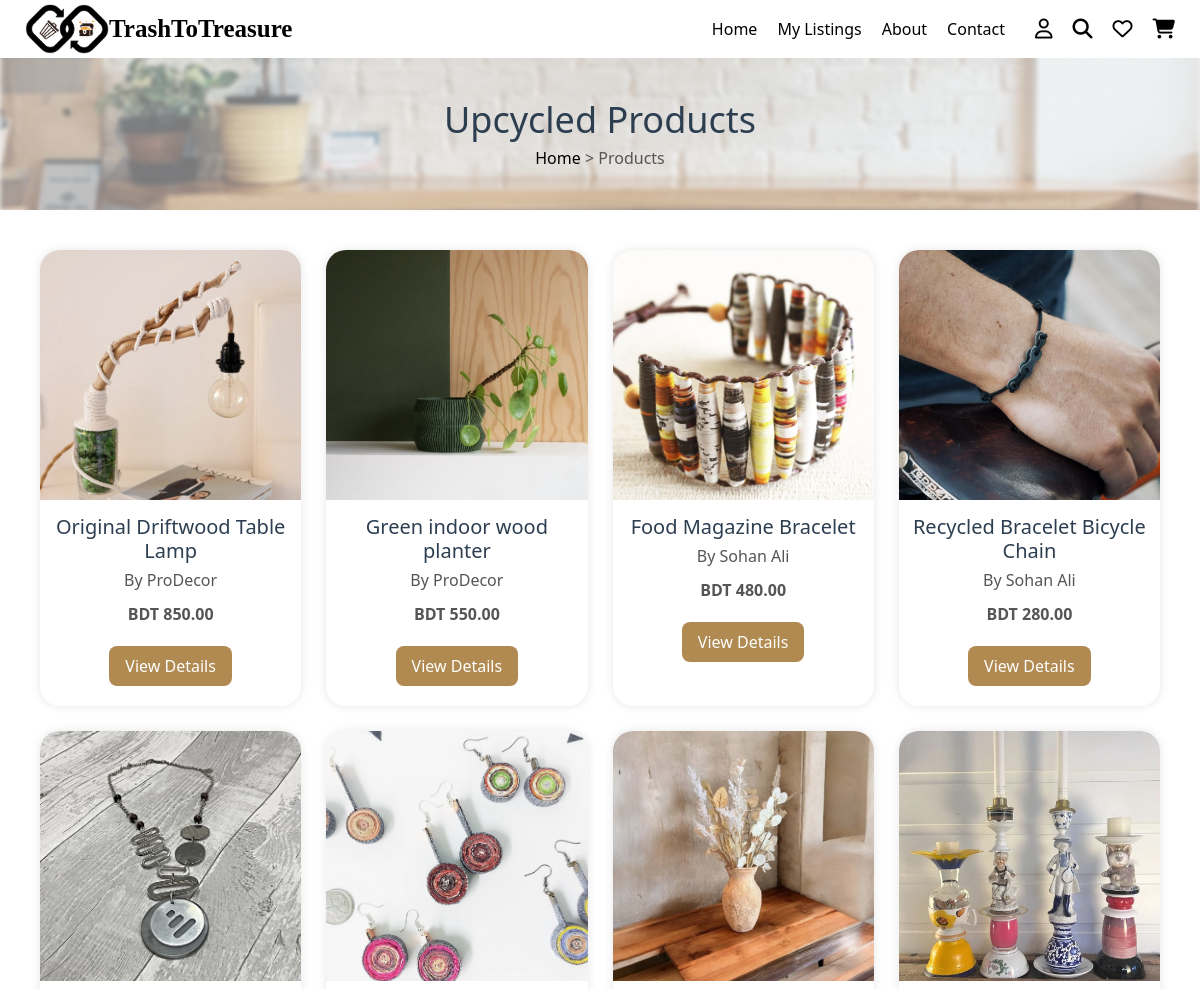
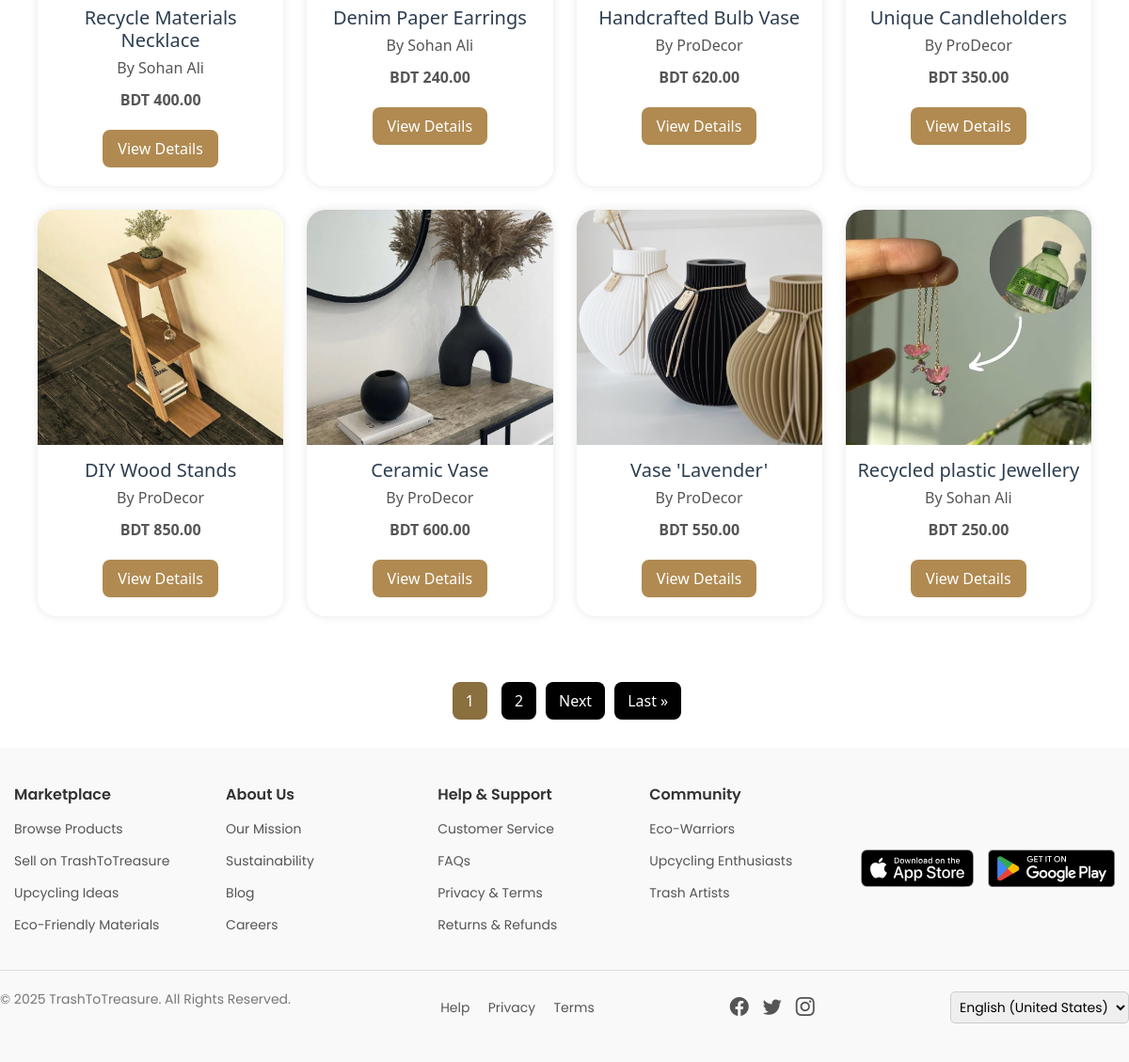
The app's page /upcycled_products/ (signed in), older data (2 pictures, top to bottom).
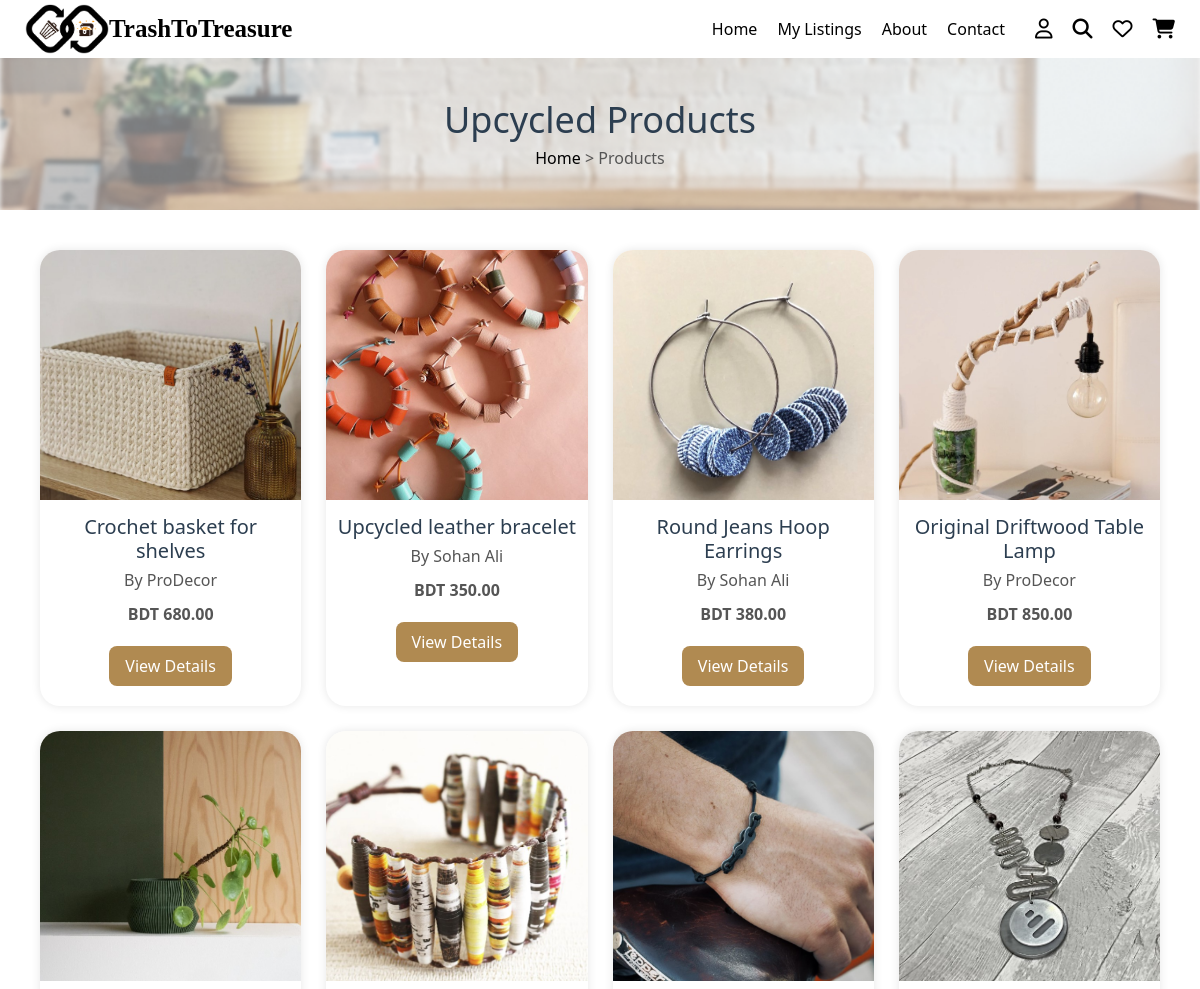
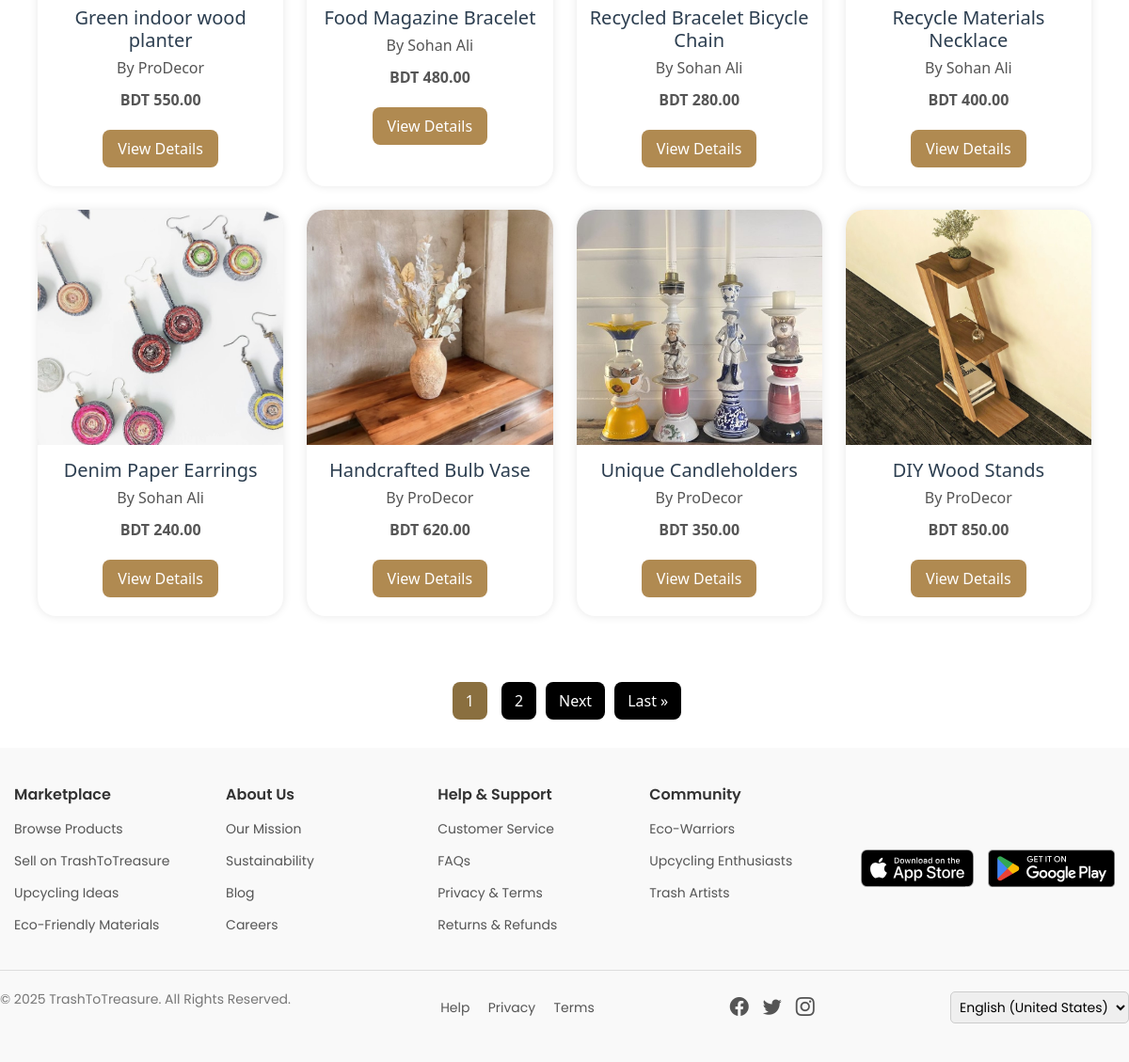
The same page, newer data (2 pictures, top to bottom).
### marketplace/models.py (models this page shows, shortened)
class UpcycledProduct(models.Model):
    product_name = models.CharField(max_length=255, default="")
    category = models.CharField(max_length=100, default="")
    description = models.TextField()
    price = models.DecimalField(max_digits=10, decimal_places=2)
    product_status = models.CharField(max_length=20, choices=PRODUCT_STATUS_CHOICES, default='active')
    artisan = models.ForeignKey(User, on_delete=models.CASCADE, related_name='upcycled_products', null=True, blank=True)
    approval_status = models.BooleanField(default=False)
    stock_availability = models.IntegerField()
    product_images = models.ImageField(upload_to='upcycled_products/', blank=True, null=True)
    location = models.CharField(max_length=255, default="")
    rating = models.DecimalField(max_digits=3, decimal_places=2, default=0.0)
    tags = models.CharField(max_length=255, blank=True, null=True)
    listing_date = models.DateTimeField(auto_now_add=True)
    last_updated = models.DateTimeField(auto_now=True, null=True, blank=True)
    sold_count = models.IntegerField(default=0)
    delivery_status = models.CharField(max_length=20, choices=DELIVERY_STATUS_CHOICES, default='ready')
    slug = models.SlugField(max_length=255, unique=True, blank=True)

### users/models.py (models this page shows, shortened)
class CustomUser(AbstractUser):
    name = models.CharField(max_length=100)
    email = models.EmailField(unique=True)
    phone = models.CharField(max_length=15)
    role = models.CharField(max_length=10, choices=ROLE_CHOICES)
    account_status = models.CharField(max_length=10, choices=ACCOUNT_STATUS_CHOICES, default='active')
    objects = CustomUserManager()  # ✅ Use your custom manager
    REQUIRED_FIELDS = ['email']
    USERNAME_FIELD = 'username'

### marketplace/views.py (the view)
# urls.py: path('upcycled_products/', views.upcycled_products, name='upcycled_products'),
@login_required
def upcycled_products(request):
    products = UpcycledProduct.objects.all().order_by('-id')
    paginator = Paginator(products, 12)  # 12 products per page
    page_number = request.GET.get('page')
    page_obj = paginator.get_page(page_number)
    return render(request, 'upcycled_products.html', {'page_obj': page_obj})

### marketplace/templates/upcycled_products.html (shortened to what this page needs)
{% load static %}
{% include "header.html" %}
<!DOCTYPE html>
<html lang="en">
<head>
    <link rel="stylesheet" href="{% static 'css/buyer_profile.css' %}">
</head>
<body>
<section class="product-banner">
    <h2>Upcycled Products</h2>
    <p><a href="/">Home</a> > Products</p>
</section>
<div class="products-grid">
    {% for product in page_obj %}
        <div class="product-card">
            <img src="{{ product.product_images.url }}" alt="{{ product.product_name }}">
            <h3>{{ product.product_name }}</h3>
            <p>By {{ product.artisan.name }}</p>
            <p><strong>BDT {{ product.price }}</strong></p>
            <a href="{% url 'upcycled_product_details' product.slug %}">View Details</a>
        </div>
    {% endfor %}
</div>
<div class="pagination-wrapper">
    <div class="pagination">
        {% for num in page_obj.paginator.page_range %}
            {% if page_obj.number == num %}
                <strong style="margin: 0 5px;">{{ num }}</strong>
            {% elif num >= page_obj.number|add:'-2' and num <= page_obj.number|add:'2' %}
                <a href="?page={{ num }}">{{ num }}</a>
            {% endif %}
        {% endfor %}
        {% if page_obj.has_next %}
            <a href="?page={{ page_obj.next_page_number }}">Next</a>
            <a href="?page={{ page_obj.paginator.num_pages }}">Last &raquo;</a>
        {% endif %}
    </div>
</div>
</body>
</html>
{% include "footer.html" %}

Row changes from the older to the newer data that the page shows:
no longer on this page (row unchanged): UpcycledProduct: product_images (picture), product_name "Ceramic Vase", artisan.name "ProDecor", price "600.00"
no longer on this page (row unchanged): UpcycledProduct: product_images (picture), product_name "Vase 'Lavender'", artisan.name "ProDecor", price "550.00"
no longer on this page (row unchanged): UpcycledProduct: product_images (picture), product_name "Recycled plastic Jewellery", artisan.name "Sohan Ali", price "250.00"
added UpcycledProduct: product_images (picture), product_name "Crochet basket for shelves", artisan.name "ProDecor", price "680.00"
added UpcycledProduct: product_images (picture), product_name "Upcycled leather bracelet", artisan.name "Sohan Ali", price "350.00"
added UpcycledProduct: product_images (picture), product_name "Round Jeans Hoop Earrings", artisan.name "Sohan Ali", price "380.00"
